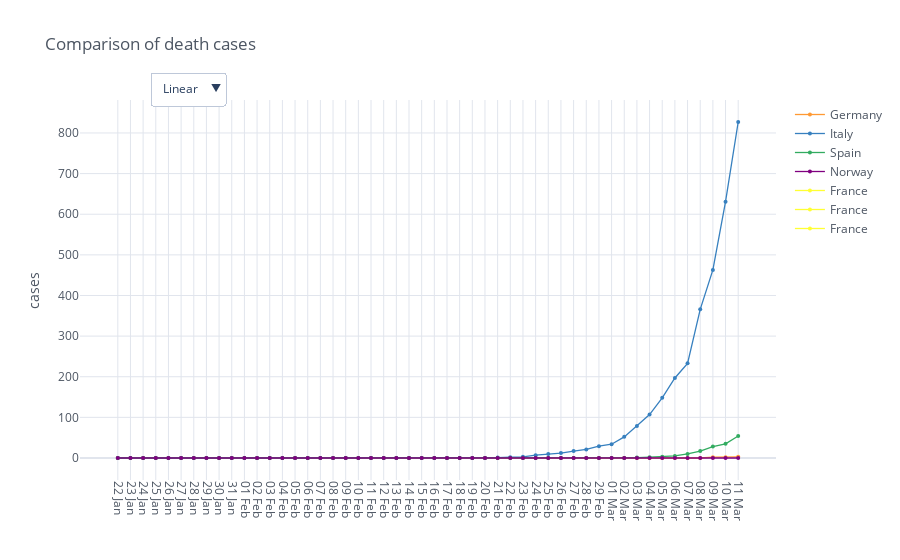

Write notebook code for a chart like this one.
### Code cell
death_cases_countries = io.load_cases(io.get_filename_death_cases(), countries)

fig_deaths = mp.iplot_comparative_plot(death_cases_countries, title='Comparison of death cases', size=4, yTitle='cases', mode='lines+markers', asFigure=True)
fig_deaths.show()

### Figure 1 — Plotly figure (JSON) as saved in the notebook; plotly's stock layout.template omitted (floating-point values rounded to 4 significant figures; data arrays with more than 128 entries replaced by an {"elided": "..."} marker saying what was removed)
{"data": [{"line": {"color": "rgba(255, 153, 51, 1.0)", "dash": "solid", "shape": "linear", "width": 1.3}, "marker": {"size": 4, "symbol": "circle"}, "mode": "lines+markers", "name": "Germany", "text": "", "type": "scatter", "x": [22, 23, 24, 25, 26, 27, 28, 29, 30, 31, 32, 33, 34, 35, 36, 37, 38, 39, 40, 41, 42, 43, 44, 45, 46, 47, 48, 49, 50, 51, 52, 53, 54, 55, 56, 57, 58, 59, 60, 61, 62, 63, 64, 65, 66, 67, 68, 69, 70, 71], "y": [0, 0, 0, 0, 0, 0, 0, 0, 0, 0, 0, 0, 0, 0, 0, 0, 0, 0, 0, 0, 0, 0, 0, 0, 0, 0, 0, 0, 0, 0, 0, 0, 0, 0, 0, 0, 0, 0, 0, 0, 0, 0, 0, 0, 0, 0, 0, 2, 2, 3]}, {"line": {"color": "rgba(55, 128, 191, 1.0)", "dash": "solid", "shape": "linear", "width": 1.3}, "marker": {"size": 4, "symbol": "circle"}, "mode": "lines+markers", "name": "Italy", "text": "", "type": "scatter", "x": [22, 23, 24, 25, 26, 27, 28, 29, 30, 31, 32, 33, 34, 35, 36, 37, 38, 39, 40, 41, 42, 43, 44, 45, 46, 47, 48, 49, 50, 51, 52, 53, 54, 55, 56, 57, 58, 59, 60, 61, 62, 63, 64, 65, 66, 67, 68, 69, 70, 71], "y": [0, 0, 0, 0, 0, 0, 0, 0, 0, 0, 0, 0, 0, 0, 0, 0, 0, 0, 0, 0, 0, 0, 0, 0, 0, 0, 0, 0, 0, 0, 1, 2, 3, 7, 10, 12, 17, 21, 29, 34, 52, 79, 107, 148, 197, 233, 366, 463, 631, 827]}, {"line": {"color": "rgba(50, 171, 96, 1.0)", "dash": "solid", "shape": "linear", "width": 1.3}, "marker": {"size": 4, "symbol": "circle"}, "mode": "lines+markers", "name": "Spain", "text": "", "type": "scatter", "x": [22, 23, 24, 25, 26, 27, 28, 29, 30, 31, 32, 33, 34, 35, 36, 37, 38, 39, 40, 41, 42, 43, 44, 45, 46, 47, 48, 49, 50, 51, 52, 53, 54, 55, 56, 57, 58, 59, 60, 61, 62, 63, 64, 65, 66, 67, 68, 69, 70, 71], "y": [0, 0, 0, 0, 0, 0, 0, 0, 0, 0, 0, 0, 0, 0, 0, 0, 0, 0, 0, 0, 0, 0, 0, 0, 0, 0, 0, 0, 0, 0, 0, 0, 0, 0, 0, 0, 0, 0, 0, 0, 0, 1, 2, 3, 5, 10, 17, 28, 35, 54]}, {"line": {"color": "rgba(128, 0, 128, 1.0)", "dash": "solid", "shape": "linear", "width": 1.3}, "marker": {"size": 4, "symbol": "circle"}, "mode": "lines+markers", "name": "Norway", "text": "", "type": "scatter", "x": [22, 23, 24, 25, 26, 27, 28, 29, 30, 31, 32, 33, 34, 35, 36, 37, 38, 39, 40, 41, 42, 43, 44, 45, 46, 47, 48, 49, 50, 51, 52, 53, 54, 55, 56, 57, 58, 59, 60, 61, 62, 63, 64, 65, 66, 67, 68, 69, 70, 71], "y": [0, 0, 0, 0, 0, 0, 0, 0, 0, 0, 0, 0, 0, 0, 0, 0, 0, 0, 0, 0, 0, 0, 0, 0, 0, 0, 0, 0, 0, 0, 0, 0, 0, 0, 0, 0, 0, 0, 0, 0, 0, 0, 0, 0, 0, 0, 0, 0, 0, 0]}, {"line": {"color": "rgba(255, 255, 51, 1.0)", "dash": "solid", "shape": "linear", "width": 1.3}, "marker": {"size": 4, "symbol": "circle"}, "mode": "lines+markers", "name": "France", "text": "", "type": "scatter", "x": [22, 23, 24, 25, 26, 27, 28, 29, 30, 31, 32, 33, 34, 35, 36, 37, 38, 39, 40, 41, 42, 43, 44, 45, 46, 47, 48, 49, 50, 51, 52, 53, 54, 55, 56, 57, 58, 59, 60, 61, 62, 63, 64, 65, 66, 67, 68, 69, 70, 71], "y": {"elided": "50x3 int values"}}, {"line": {"color": "rgba(255, 255, 51, 1.0)", "dash": "solid", "shape": "linear", "width": 1.3}, "marker": {"size": 4, "symbol": "circle"}, "mode": "lines+markers", "name": "France", "text": "", "type": "scatter", "x": [22, 23, 24, 25, 26, 27, 28, 29, 30, 31, 32, 33, 34, 35, 36, 37, 38, 39, 40, 41, 42, 43, 44, 45, 46, 47, 48, 49, 50, 51, 52, 53, 54, 55, 56, 57, 58, 59, 60, 61, 62, 63, 64, 65, 66, 67, 68, 69, 70, 71], "y": {"elided": "50x3 int values"}}, {"line": {"color": "rgba(255, 255, 51, 1.0)", "dash": "solid", "shape": "linear", "width": 1.3}, "marker": {"size": 4, "symbol": "circle"}, "mode": "lines+markers", "name": "France", "text": "", "type": "scatter", "x": [22, 23, 24, 25, 26, 27, 28, 29, 30, 31, 32, 33, 34, 35, 36, 37, 38, 39, 40, 41, 42, 43, 44, 45, 46, 47, 48, 49, 50, 51, 52, 53, 54, 55, 56, 57, 58, 59, 60, 61, 62, 63, 64, 65, 66, 67, 68, 69, 70, 71], "y": {"elided": "50x3 int values"}}], "layout": {"legend": {"bgcolor": "#FFFFFF", "font": {"color": "#4D5663"}}, "paper_bgcolor": "#FFFFFF", "plot_bgcolor": "#FFFFFF", "title": {"font": {"color": "#4D5663"}, "text": "Comparison of death cases"}, "updatemenus": [{"buttons": [{"args": [{"xaxis.type": "linear", "yaxis.type": "linear"}], "label": "Linear", "method": "relayout"}, {"args": [{"xaxis.type": "log", "yaxis.type": "log"}], "label": "Log", "method": "relayout"}], "direction": "down", "pad": {"r": 10, "t": 10}, "showactive": true, "x": 0.1, "xanchor": "left", "y": 1.1, "yanchor": "top"}], "xaxis": {"gridcolor": "#E1E5ED", "showgrid": true, "tickangle": 90, "tickfont": {"color": "#4D5663"}, "tickmode": "array", "ticktext": ["22 Jan", "23 Jan", "24 Jan", "25 Jan", "26 Jan", "27 Jan", "28 Jan", "29 Jan", "30 Jan", "31 Jan", "01 Feb", "02 Feb", "03 Feb", "04 Feb", "05 Feb", "06 Feb", "07 Feb", "08 Feb", "09 Feb", "10 Feb", "11 Feb", "12 Feb", "13 Feb", "14 Feb", "15 Feb", "16 Feb", "17 Feb", "18 Feb", "19 Feb", "20 Feb", "21 Feb", "22 Feb", "23 Feb", "24 Feb", "25 Feb", "26 Feb", "27 Feb", "28 Feb", "29 Feb", "01 Mar", "02 Mar", "03 Mar", "04 Mar", "05 Mar", "06 Mar", "07 Mar", "08 Mar", "09 Mar", "10 Mar", "11 Mar"], "tickvals": [22, 23, 24, 25, 26, 27, 28, 29, 30, 31, 32, 33, 34, 35, 36, 37, 38, 39, 40, 41, 42, 43, 44, 45, 46, 47, 48, 49, 50, 51, 52, 53, 54, 55, 56, 57, 58, 59, 60, 61, 62, 63, 64, 65, 66, 67, 68, 69, 70, 71], "title": {"font": {"color": "#4D5663"}, "text": ""}, "zerolinecolor": "#E1E5ED"}, "yaxis": {"gridcolor": "#E1E5ED", "showgrid": true, "tickfont": {"color": "#4D5663"}, "title": {"font": {"color": "#4D5663"}, "text": "cases"}, "zerolinecolor": "#E1E5ED"}}}
